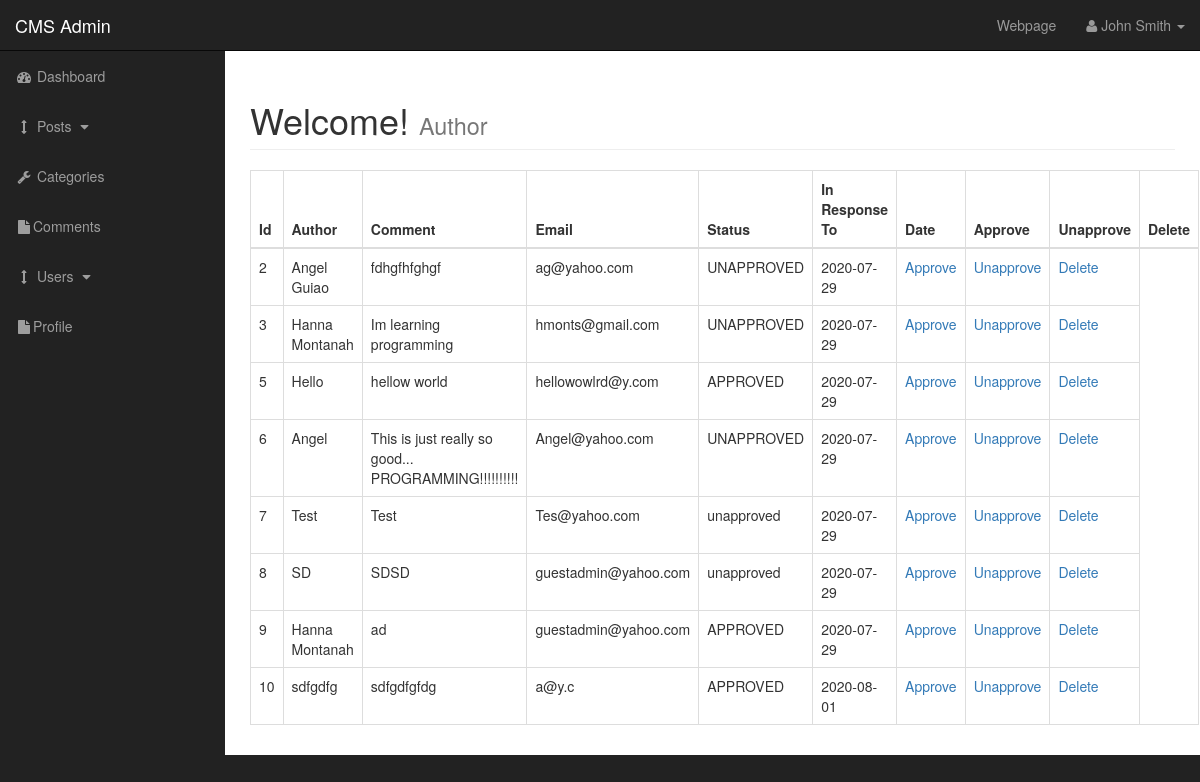
/admin/comments.php (signed in), run on the app's committed database.
### tables this page shows
CREATE TABLE `comments` (
  `comment_id` int(3) NOT NULL,
  `comment_post_id` int(3) NOT NULL,
  `comment_author` varchar(255) NOT NULL,
  `comment_email` varchar(255) NOT NULL,
  `comment_content` text NOT NULL,
  `comment_status` varchar(25) NOT NULL,
  `comment_date` date NOT NULL
);

### admin/includes/view_all_comments.php (the view, shortened to what this page needs)
<table class="table table-bordered">
                                <thead>
                                    <tr>
                                        <th>Id</th>
                                        <th>Author</th>
                                        <th>Comment</th>
                                        <th>Email</th>
                                        <th>Status</th>
                                        <th>In Response To</th>
                                        <th>Date</th>
                                        <th>Approve</th>
                                        <th>Unapprove</th>
                                        <th>Delete</th>
                                    </tr>
                                </thead>
                                <tbody>
<?php
$query = "SELECT * FROM comments";
$query_comments = mysqli_query($connection, $query);
while($row = mysqli_fetch_assoc($query_comments)){
    $comment_id = $row['comment_id'];
    $commentt_author = $row['comment_author'];
    $comment_content = $row['comment_content'];
    $comment_email = $row['comment_email'];
    $comment_status = $row['comment_status'];
    $comment_date= $row['comment_date'];
 ?>
                                <tr>
                                    <td><?php echo $comment_id; ?></td>
                                    <td><?php echo $commentt_author ; ?></td>
                                    <td><?php echo  $comment_content; ?></td>
                                    <td><?php echo $comment_email; ?></td>
                                    <td><?php echo $comment_status; ?></td>
                                    <td><?php echo $comment_date; ?></td>
                                    <?php echo "<td><a href='comments.php?approve=$comment_id'>Approve</a></td>"; ?>
                                    <?php echo "<td><a href='comments.php?unapprove=$comment_id'>Unapprove</a></td>"; ?>
                                    <?php echo "<td><a href='comments.php?delete=$comment_id'>Delete</a></td>"; ?>
                            </tr>
<?php }  ?>
                                </tbody>
                            </table>

### admin/css/sb-admin.css (style rules this page uses)
body { margin-top: 100px; background-color: #222; }
@media (min-width:768px) { body { margin-top: 50px; } }

### data on the page
comments: comment_id "2", comment_author "Angel Guiao", comment_content "fdhgfhfghgf", comment_email "ag@yahoo.com", comment_status "UNAPPROVED", comment_date "2020-07-29"
comments: comment_id "3", comment_author "Hanna Montanah", comment_content "Im learning programming", comment_email "hmonts@gmail.com", comment_status "UNAPPROVED", comment_date "2020-07-29"
comments: comment_id "5", comment_author "Hello", comment_content "hellow world", comment_email "hellowowlrd@y.com", comment_status "APPROVED", comment_date "2020-07-29"
comments: comment_id "6", comment_author "Angel", comment_content "This is just really so good... PROGRAMMING!!!!!!!!!!", comment_email "Angel@yahoo.com", comment_status "UNAPPROVED", comment_date "2020-07-29"
comments: comment_id "7", comment_author "Test", comment_content "Test", comment_email "Tes@yahoo.com", comment_status "unapproved", comment_date "2020-07-29"
comments: comment_id "8", comment_author "SD", comment_content "SDSD", comment_email "guestadmin@yahoo.com", comment_status "unapproved", comment_date "2020-07-29"
comments: comment_id "9", comment_author "Hanna Montanah", comment_content "ad", comment_email "guestadmin@yahoo.com", comment_status "APPROVED", comment_date "2020-07-29"
comments: comment_id "10", comment_author "sdfgdfg", comment_content "sdfgdfgfdg", comment_email "a@y.c", comment_status "APPROVED", comment_date "2020-08-01"
